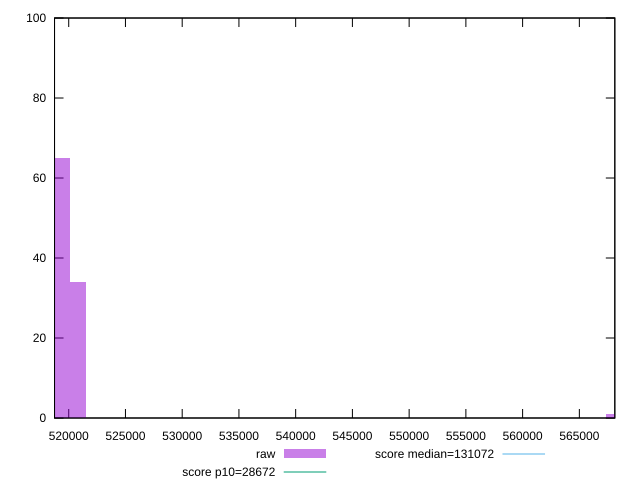

Generate this figure with gnuplot:
reset

$raw <<EOF
519415.4982472843 65
520804.30973992415 34
568023.9004896773 1
EOF

set key outside below
set boxwidth 1388.8114926397977
set xrange [518749.85381727194:568125.7869299348]
set yrange [0:100]
set trange [0:100]
set style fill transparent solid 0.5 noborder

set parametric
set terminal svg size 640, 490 enhanced background rgb 'white'
set output "reprap/uses-long-cache-ttl/samples/pages/raw/histogram.svg"

plot $raw title "raw" with boxes, \
     28672,t title "score p10=28672", \
     131072,t title "score median=131072"

reset
